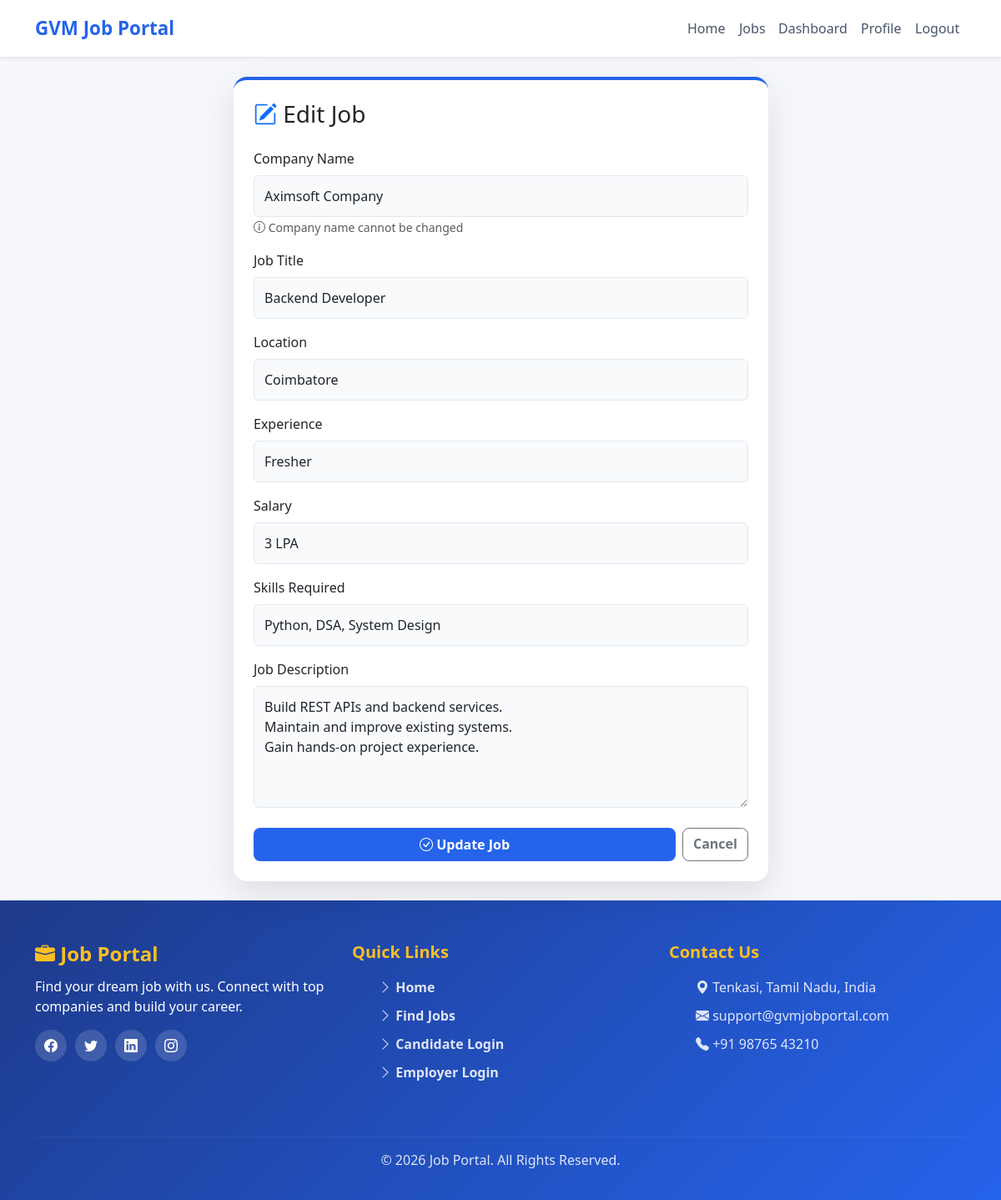
Screenshot of /edit_job/8 (signed in) with the database file from the repository.
### tables this page shows
CREATE TABLE jobs(
    job_id INTEGER PRIMARY KEY AUTOINCREMENT,
    employer_id INTEGER,
    company_name TEXT NOT NULL,
    job_title TEXT NOT NULL,
    location TEXT NOT NULL,
    experience TEXT,
    salary TEXT,
    skills TEXT,
    description TEXT,
    posted_date TIMESTAMP DEFAULT CURRENT_TIMESTAMP,

    FOREIGN KEY(employer_id) REFERENCES users(user_id)
);

### app.py (the view, shortened to what this page needs)
@app.route("/edit_job/<int:job_id>", methods=["GET", "POST"])
def edit_job(job_id):
    if "user_id" not in session:
        return redirect("/employer_login")
    if session["role"] != "Employer":
        return redirect("/")
    job      = get_job_by_id(job_id)
    employer = get_user(session["user_id"])
    return render_template(
        "edit_job.html",
        job=job
    )

### database/job_db.py (called while the page is built)
def connect_db():
    conn = sqlite3.connect("database/database.db")
    conn.row_factory = sqlite3.Row
    return conn

def get_job_by_id(job_id):
    conn   = connect_db()
    cursor = conn.cursor()
    cursor.execute("""
        SELECT * FROM jobs
        WHERE job_id = ?
    """, (job_id,))
    job = cursor.fetchone()
    conn.close()
    return job

### database/user_db.py (called while the page is built)
def connect_db():
    conn = sqlite3.connect("database/database.db")
    conn.row_factory = sqlite3.Row
    return conn

def get_user(user_id):
    conn = connect_db()
    cursor = conn.cursor()
    cursor.execute("""
        SELECT *
        FROM users
        WHERE user_id = ?
    """, (user_id,))
    user = cursor.fetchone()
    conn.close()
    return user

### templates/edit_job.html (shortened to what this page needs)
{% extends "base.html" %}
{% block content %}
<div class="container py-4">
    <div class="row justify-content-center">
        <div class="col-lg-7">
            <div class="card shadow border-0 p-4 rounded-4">
                <h3 class="mb-4">
                    <i class="bi bi-pencil-square text-primary"></i>
                    Edit Job
                </h3>
                <form method="POST">
                    <div class="mb-3">
                        <label class="form-label">
                            Company Name
                        </label>
                        <input type="text"
                               name="company_name"
                               value="{{ job.company_name }}"
                               class="form-control"
                               readonly
                               style="background:#f8fafc;">
                        <small class="text-muted">
                            <i class="bi bi-info-circle"></i>
                            Company name cannot be changed
                        </small>
                    </div>
                    <div class="mb-3">
                        <label class="form-label">
                            Job Title
                        </label>
                        <input type="text"
                               name="job_title"
                               value="{{ job.job_title }}"
                               class="form-control"
                               required>
                    </div>
                    <div class="mb-3">
                        <label class="form-label">
                            Location
                        </label>
                        <input type="text"
                               name="location"
                               value="{{ job.location }}"
                               class="form-control"
                               required>
                    </div>
                    <div class="mb-3">
                        <label class="form-label">
                            Experience
                        </label>
                        <select name="experience"
                                class="form-select">
                            <option value="Fresher"
                                {% if job.experience == "Fresher" %}selected{% endif %}>
                                Fresher
                            </option>
                        </select>
                    </div>
                    <div class="mb-3">
                        <label class="form-label">
                            Salary
                        </label>
                        <input type="text"
                               name="salary"
                               value="{{ job.salary }}"
                               class="form-control"
                               placeholder="4 LPA">
                    </div>
                    <div class="mb-3">
                        <label class="form-label">
                            Skills Required
                        </label>
                        <input type="text"
                               name="skills"
                               value="{{ job.skills }}"
                               class="form-control"
                               placeholder="Python, Flask, SQL">
                    </div>
                    <div class="mb-4">
                        <label class="form-label">
                            Job Description
                        </label>
                        <textarea name="description"
                                  class="form-control"
                                  rows="5"
                                  required>{{ job.description }}</textarea>
                    </div>
                    <div class="d-flex gap-2">
                        <button class="btn btn-primary flex-grow-1 py-2">
                            <i class="bi bi-check-circle"></i>
                            Update Job
                        </button>
                        <a href="/employer_dashboard"
                           class="btn btn-outline-secondary">
                            Cancel
                        </a>
                    </div>
                </form>
            </div>
        </div>
    </div>
</div>
{% endblock %}

### static/css/style.css (style rules this page uses)
* { margin: 0; padding: 0; box-sizing: border-box; }
body { font-family: 'Segoe UI', Tahoma, Geneva, Verdana, sans-serif; background: #f5f7fa; min-height: 100vh; display: flex; flex-direction: column; -webkit-font-smoothing: antialiased; text-rendering: optimizeLegibility; }
.card, .btn, .nav-link, i, .social-icons a { will-change: transform, box-shadow; transform: translateZ(0); transition: all 0.2s ease-in-out !important; }
.btn { font-weight: 600; border-radius: 8px; }
.card { border-radius: 12px; border: none; }

### static/css/login.css (style rules this page uses)
.card.rounded-4 { box-shadow: 0 15px 40px rgba(0,0,0,0.1) !important; border-top: 4px solid #2563eb !important; }
.form-control, .form-select { padding: 12px; border: 1px solid #e2e8f0; background: #f8fafc; }
.btn-primary { background: #2563eb; border: none; padding: 12px; }
a { color: #2563eb; font-weight: 600; text-decoration: none; }

### rows the page displays
jobs: company_name "Aximsoft Company", job_title "Backend Developer", location "Coimbatore", experience "Fresher", salary "3 LPA", skills "Python, DSA, System Design", description "Build REST APIs and backend services. Maintain and improve existing systems. Gain hands-on project experience."
